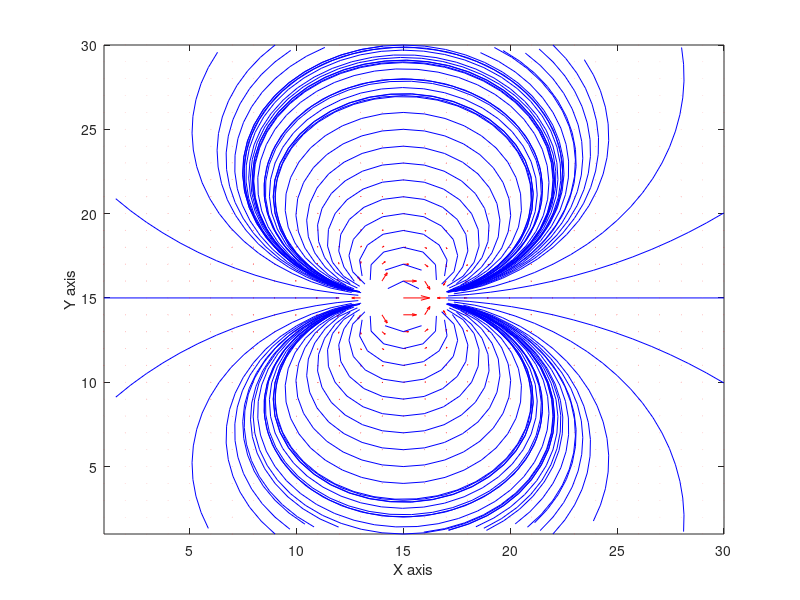

Reproduce this figure in MATLAB.
%
% Field size
nx = 30;
ny = 30;
xx = linspace(1,nx,nx);
yy = linspace(1,ny,ny);
[XX, YY] = meshgrid(xx, yy);


% source parameters
m_so = 100;
x_so = 16;
y_so = 15;

% sink parameters
m_si = -100;
x_si = 14;
y_si = 15;

Vx = zeros(nx, ny);
Vy = zeros(nx, ny);

for y = 1:1:nx
  for x = 1:1:ny
   r_so = sqrt((x-x_so)^2 + (y-y_so)^2);
   r_si = sqrt((x-x_si)^2 + (y-y_si)^2);
   Vx(y, x) = m_si*(x-x_so)/(2*pi*r_so^2) + m_so*(x-x_si)/(2*pi*r_si^2);
   Vy(y, x) = m_si*(y-y_so)/(2*pi*r_so^2) + m_so*(y-y_si)/(2*pi*r_si^2);
  endfor
endfor

figure(1, 'position',[1000,500,1000,1000]);
quiver(Vx, Vy, 'r-');
xlim([min(xx) max(xx)]);
ylim([min(yy) max(yy)]);
xlabel('X axis');
ylabel('Y axis');

% plot streamlines
for i= 1:1:30
   streamline(XX, YY, Vx, Vy, (x_so+x_si)/2, i, -1);
   streamline(XX, YY, Vx, Vy, (x_so+x_si)/2, i, 1);
   streamline(XX, YY, Vx, Vy, x_si - 5, i, -1);
   streamline(XX, YY, Vx, Vy, x_si - 5, i, 1);
   streamline(XX, YY, Vx, Vy, x_si + 8, i, -1);
   streamline(XX, YY, Vx, Vy, x_si + 8, i, 1);
endfor
